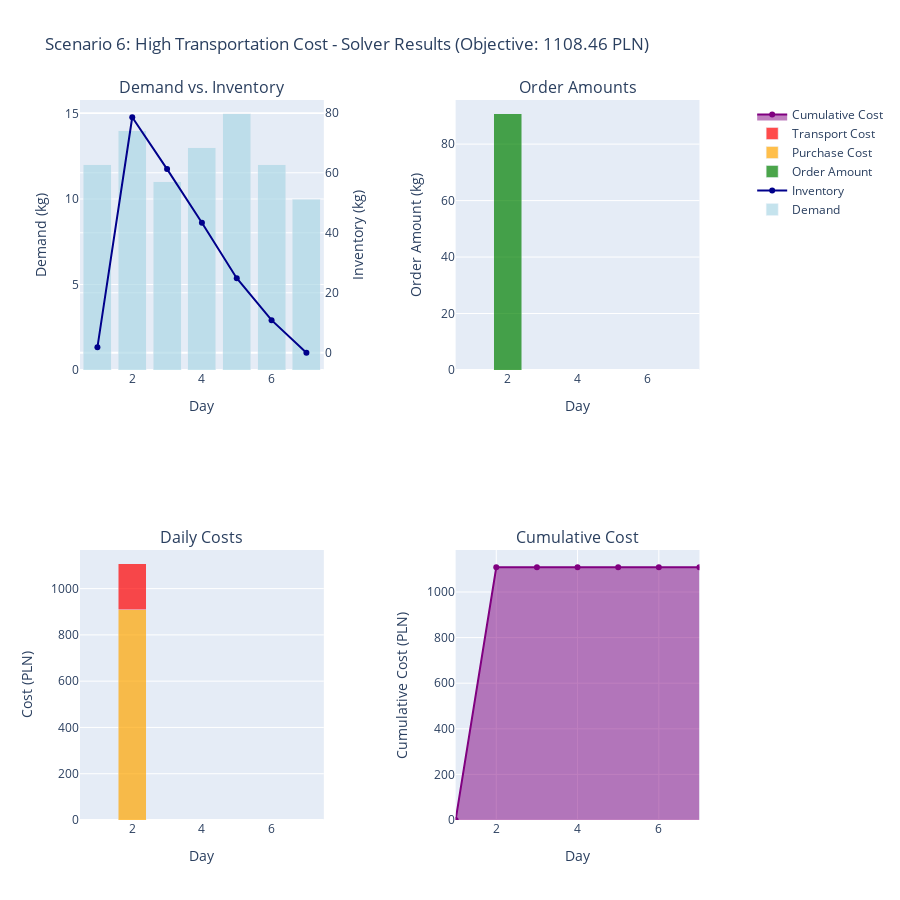

The notebook cell this image was saved under:
### Markdown cell above
## Test Scenario 6: High Transportation Cost

Very expensive transportation - solver should minimize number of orders.

### Code cell
# Scenario 6: High transportation cost
scenario_6 = {
    "V_max": 150.0,  # kg
    "P": [10.0, 10.0, 10.0, 10.0, 10.0, 10.0, 10.0],  # Constant price
    "C": 200.0,  # Very high transportation cost
    "D": [12.0, 14.0, 11.0, 13.0, 15.0, 12.0, 10.0],  # Variable demand
    "I0": 15.0,  # kg initial stock
    "alpha": 0.08,  # Low loss
    "T": 7
}

inp6 = SolverInput(**scenario_6)

try:
    sol6 = solve(inp6)
    df6 = solution_to_dataframe(sol6, inp6)
    print(f"Objective value: {sol6.objective_value:.2f} PLN")
    print(f"Orders placed on days: {[i+1 for i, y in enumerate(sol6.y) if y == 1]}")
    display(HTML(df6.to_html(index=False)))
    plot_scenario("Scenario 6: High Transportation Cost", sol6, inp6, df6)
except SolverFail as e:
    print(f"Solver failed: {e}")
    sol6 = None
    df6 = None

### Figure 1 — Plotly figure (JSON) as saved in the notebook; plotly's stock layout.template omitted (floating-point values rounded to 4 significant figures)
{"data": [{"marker": {"color": "lightblue"}, "name": "Demand", "opacity": 0.7, "type": "bar", "x": [1, 2, 3, 4, 5, 6, 7], "xaxis": "x", "y": [12, 14, 11, 13, 15, 12, 10], "yaxis": "y"}, {"line": {"color": "darkblue", "width": 2}, "mode": "lines+markers", "name": "Inventory", "type": "scatter", "x": [1, 2, 3, 4, 5, 6, 7], "xaxis": "x", "y": [1.8, 78.5, 61.22, 43.32, 24.86, 10.87, 0], "yaxis": "y2"}, {"marker": {"color": "green"}, "name": "Order Amount", "opacity": 0.7, "type": "bar", "x": [1, 2, 3, 4, 5, 6, 7], "xaxis": "x2", "y": [0, 90.85, 0, 0, 0, 0, 0], "yaxis": "y3"}, {"marker": {"color": "orange"}, "name": "Purchase Cost", "opacity": 0.7, "type": "bar", "x": [1, 2, 3, 4, 5, 6, 7], "xaxis": "x3", "y": [0.0, 908.5, 0.0, 0.0, 0.0, 0.0, 0.0], "yaxis": "y4"}, {"marker": {"color": "red"}, "name": "Transport Cost", "opacity": 0.7, "type": "bar", "x": [1, 2, 3, 4, 5, 6, 7], "xaxis": "x3", "y": [0.0, 200.0, 0.0, 0.0, 0.0, 0.0, 0.0], "yaxis": "y4"}, {"fill": "tozeroy", "line": {"color": "purple", "width": 2}, "mode": "lines+markers", "name": "Cumulative Cost", "type": "scatter", "x": [1, 2, 3, 4, 5, 6, 7], "xaxis": "x4", "y": [0.0, 1108.0, 1108.0, 1108.0, 1108.0, 1108.0, 1108.0], "yaxis": "y5"}], "layout": {"annotations": [{"font": {"size": 16}, "showarrow": false, "text": "Demand vs. Inventory", "x": 0.185, "xanchor": "center", "xref": "paper", "y": 1, "yanchor": "bottom", "yref": "paper"}, {"font": {"size": 16}, "showarrow": false, "text": "Order Amounts", "x": 0.755, "xanchor": "center", "xref": "paper", "y": 1, "yanchor": "bottom", "yref": "paper"}, {"font": {"size": 16}, "showarrow": false, "text": "Daily Costs", "x": 0.185, "xanchor": "center", "xref": "paper", "y": 0.375, "yanchor": "bottom", "yref": "paper"}, {"font": {"size": 16}, "showarrow": false, "text": "Cumulative Cost", "x": 0.755, "xanchor": "center", "xref": "paper", "y": 0.375, "yanchor": "bottom", "yref": "paper"}], "barmode": "stack", "height": 900, "showlegend": true, "title": {"text": "Scenario 6: High Transportation Cost - Solver Results (Objective: 1108.46 PLN)"}, "xaxis": {"anchor": "y", "domain": [0, 0.37], "title": {"text": "Day"}}, "xaxis2": {"anchor": "y3", "domain": [0.57, 0.94], "title": {"text": "Day"}}, "xaxis3": {"anchor": "y4", "domain": [0, 0.37], "title": {"text": "Day"}}, "xaxis4": {"anchor": "y5", "domain": [0.57, 0.94], "title": {"text": "Day"}}, "yaxis": {"anchor": "x", "domain": [0.625, 1], "title": {"text": "Demand (kg)"}}, "yaxis2": {"anchor": "x", "overlaying": "y", "side": "right", "title": {"text": "Inventory (kg)"}}, "yaxis3": {"anchor": "x2", "domain": [0.625, 1], "title": {"text": "Order Amount (kg)"}}, "yaxis4": {"anchor": "x3", "domain": [0, 0.375], "title": {"text": "Cost (PLN)"}}, "yaxis5": {"anchor": "x4", "domain": [0, 0.375], "title": {"text": "Cumulative Cost (PLN)"}}}}
